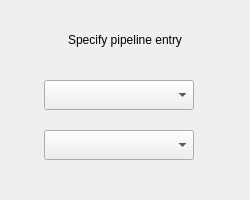
<?xml version="1.0" encoding="UTF-8"?>
<ui version="4.0">
 <class>CategorySelectionWidget</class>
 <widget class="QWidget" name="CategorySelectionWidget">
  <property name="geometry">
   <rect>
    <x>0</x>
    <y>0</y>
    <width>250</width>
    <height>200</height>
   </rect>
  </property>
  <property name="minimumSize">
   <size>
    <width>250</width>
    <height>200</height>
   </size>
  </property>
  <property name="maximumSize">
   <size>
    <width>250</width>
    <height>200</height>
   </size>
  </property>
  <property name="windowTitle">
   <string>Form</string>
  </property>
  <layout class="QVBoxLayout" name="verticalLayout">
   <property name="spacing">
    <number>0</number>
   </property>
   <property name="leftMargin">
    <number>0</number>
   </property>
   <property name="topMargin">
    <number>0</number>
   </property>
   <property name="bottomMargin">
    <number>0</number>
   </property>
   <item>
    <spacer name="verticalSpacer">
     <property name="orientation">
      <enum>Qt::Vertical</enum>
     </property>
     <property name="sizeType">
      <enum>QSizePolicy::Fixed</enum>
     </property>
     <property name="sizeHint" stdset="0">
      <size>
       <width>20</width>
       <height>30</height>
      </size>
     </property>
    </spacer>
   </item>
   <item alignment="Qt::AlignHCenter|Qt::AlignTop">
    <widget class="QLabel" name="WidgetLabel">
     <property name="minimumSize">
      <size>
       <width>250</width>
       <height>20</height>
      </size>
     </property>
     <property name="maximumSize">
      <size>
       <width>250</width>
       <height>10</height>
      </size>
     </property>
     <property name="text">
      <string>Specify pipeline entry</string>
     </property>
     <property name="alignment">
      <set>Qt::AlignCenter</set>
     </property>
    </widget>
   </item>
   <item>
    <spacer name="verticalSpacer_2">
     <property name="orientation">
      <enum>Qt::Vertical</enum>
     </property>
     <property name="sizeType">
      <enum>QSizePolicy::Fixed</enum>
     </property>
     <property name="sizeHint" stdset="0">
      <size>
       <width>20</width>
       <height>30</height>
      </size>
     </property>
    </spacer>
   </item>
   <item alignment="Qt::AlignHCenter">
    <widget class="QComboBox" name="CategorySelection">
     <property name="minimumSize">
      <size>
       <width>150</width>
       <height>30</height>
      </size>
     </property>
     <property name="maximumSize">
      <size>
       <width>150</width>
       <height>30</height>
      </size>
     </property>
     <property name="accessibleDescription">
      <string>0</string>
     </property>
    </widget>
   </item>
   <item>
    <spacer name="verticalSpacer_3">
     <property name="orientation">
      <enum>Qt::Vertical</enum>
     </property>
     <property name="sizeType">
      <enum>QSizePolicy::Fixed</enum>
     </property>
     <property name="sizeHint" stdset="0">
      <size>
       <width>20</width>
       <height>20</height>
      </size>
     </property>
    </spacer>
   </item>
   <item alignment="Qt::AlignHCenter|Qt::AlignVCenter">
    <widget class="QComboBox" name="AlgorithmSelection">
     <property name="minimumSize">
      <size>
       <width>150</width>
       <height>30</height>
      </size>
     </property>
     <property name="maximumSize">
      <size>
       <width>150</width>
       <height>30</height>
      </size>
     </property>
    </widget>
   </item>
   <item>
    <spacer name="verticalSpacer_4">
     <property name="orientation">
      <enum>Qt::Vertical</enum>
     </property>
     <property name="sizeHint" stdset="0">
      <size>
       <width>20</width>
       <height>40</height>
      </size>
     </property>
    </spacer>
   </item>
  </layout>
 </widget>
 <resources/>
 <connections/>
</ui>
